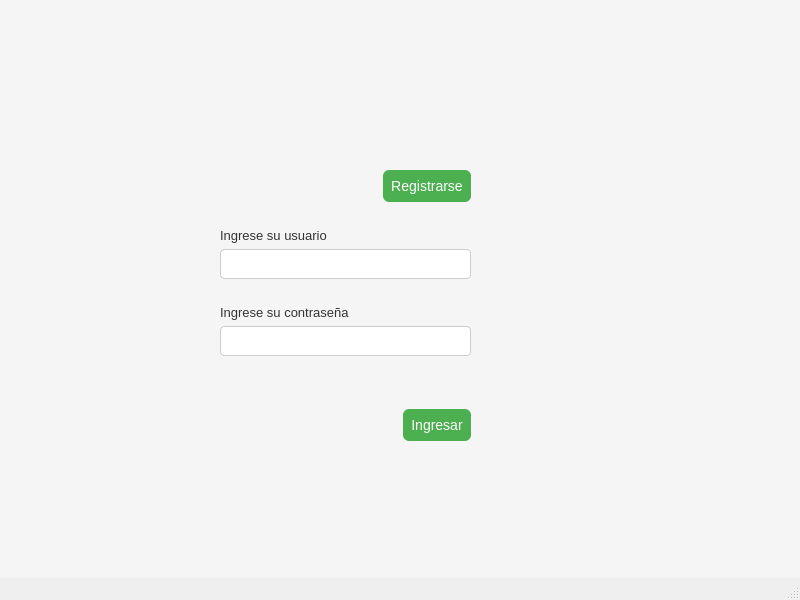
<?xml version="1.0" encoding="UTF-8"?>
<ui version="4.0">
 <class>MainWindow</class>
 <widget class="QMainWindow" name="MainWindow">
  <property name="geometry">
   <rect>
    <x>0</x>
    <y>0</y>
    <width>800</width>
    <height>600</height>
   </rect>
  </property>
  <property name="windowTitle">
   <string>MainWindow</string>
  </property>
  <widget class="QWidget" name="centralwidget">
   <property name="styleSheet">
    <string notr="true">QWidget {
    background-color: #F5F5F5;
}</string>
   </property>
   <widget class="QWidget" name="verticalLayoutWidget">
    <property name="geometry">
     <rect>
      <x>220</x>
      <y>170</y>
      <width>251</width>
      <height>271</height>
     </rect>
    </property>
    <layout class="QVBoxLayout" name="verticalLayout">
     <item>
      <layout class="QHBoxLayout" name="horizontalLayout">
       <item>
        <spacer name="horizontalSpacer">
         <property name="orientation">
          <enum>Qt::Horizontal</enum>
         </property>
         <property name="sizeHint" stdset="0">
          <size>
           <width>40</width>
           <height>20</height>
          </size>
         </property>
        </spacer>
       </item>
       <item>
        <widget class="QPushButton" name="RegistrarseBtn">
         <property name="styleSheet">
          <string notr="true">QPushButton {
    background-color: #4CAF50;
    color: white;
    font-size: 14px;
    padding: 8px;
    border-radius: 6px;
}

QPushButton:hover {
    background-color: #388E3C;
}</string>
         </property>
         <property name="text">
          <string>Registrarse</string>
         </property>
        </widget>
       </item>
      </layout>
     </item>
     <item>
      <spacer name="horizontalSpacer_4">
       <property name="orientation">
        <enum>Qt::Horizontal</enum>
       </property>
       <property name="sizeHint" stdset="0">
        <size>
         <width>40</width>
         <height>20</height>
        </size>
       </property>
      </spacer>
     </item>
     <item>
      <widget class="QLabel" name="label">
       <property name="styleSheet">
        <string notr="true">QLabel {
    font-size: 13px;
    color: #333333;
}</string>
       </property>
       <property name="text">
        <string>Ingrese su usuario</string>
       </property>
      </widget>
     </item>
     <item>
      <widget class="QLineEdit" name="UserTxt">
       <property name="styleSheet">
        <string notr="true">QLineEdit {
    background-color: white;
    border: 1px solid #CCCCCC;
    border-radius: 4px;
    padding: 6px;
}</string>
       </property>
      </widget>
     </item>
     <item>
      <spacer name="horizontalSpacer_3">
       <property name="orientation">
        <enum>Qt::Horizontal</enum>
       </property>
       <property name="sizeHint" stdset="0">
        <size>
         <width>40</width>
         <height>20</height>
        </size>
       </property>
      </spacer>
     </item>
     <item>
      <widget class="QLabel" name="label_2">
       <property name="styleSheet">
        <string notr="true">QLabel {
    font-size: 13px;
    color: #333333;
}</string>
       </property>
       <property name="text">
        <string>Ingrese su contraseña</string>
       </property>
      </widget>
     </item>
     <item>
      <widget class="QLineEdit" name="PassTxt">
       <property name="styleSheet">
        <string notr="true">QLineEdit {
    background-color: white;
    border: 1px solid #CCCCCC;
    border-radius: 4px;
    padding: 6px;
}</string>
       </property>
      </widget>
     </item>
     <item>
      <spacer name="verticalSpacer">
       <property name="orientation">
        <enum>Qt::Vertical</enum>
       </property>
       <property name="sizeHint" stdset="0">
        <size>
         <width>20</width>
         <height>40</height>
        </size>
       </property>
      </spacer>
     </item>
     <item>
      <layout class="QHBoxLayout" name="horizontalLayout_2">
       <item>
        <spacer name="horizontalSpacer_2">
         <property name="orientation">
          <enum>Qt::Horizontal</enum>
         </property>
         <property name="sizeHint" stdset="0">
          <size>
           <width>40</width>
           <height>20</height>
          </size>
         </property>
        </spacer>
       </item>
       <item>
        <widget class="QPushButton" name="IngresarBtn">
         <property name="styleSheet">
          <string notr="true">QPushButton {
    background-color: #4CAF50;
    color: white;
    font-size: 14px;
    padding: 8px;
    border-radius: 6px;
}

QPushButton:hover {
    background-color: #388E3C;
}</string>
         </property>
         <property name="text">
          <string>Ingresar</string>
         </property>
        </widget>
       </item>
      </layout>
     </item>
    </layout>
   </widget>
  </widget>
  <widget class="QMenuBar" name="menubar">
   <property name="geometry">
    <rect>
     <x>0</x>
     <y>0</y>
     <width>800</width>
     <height>22</height>
    </rect>
   </property>
  </widget>
  <widget class="QStatusBar" name="statusbar"/>
 </widget>
 <resources/>
 <connections/>
</ui>
